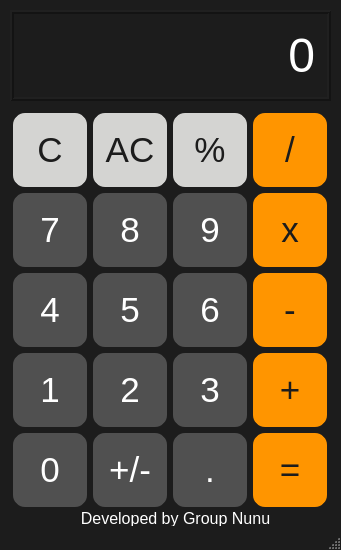
<?xml version="1.0" encoding="UTF-8"?>
<ui version="4.0">
 <class>MainWindow</class>
 <widget class="QMainWindow" name="MainWindow">
  <property name="geometry">
   <rect>
    <x>0</x>
    <y>0</y>
    <width>341</width>
    <height>550</height>
   </rect>
  </property>
  <property name="windowTitle">
   <string>Calculator</string>
  </property>
  <property name="styleSheet">
   <string notr="true">QMainWindow {
	background-color: #1c1c1c;
}</string>
  </property>
  <widget class="QWidget" name="centralwidget">
   <property name="styleSheet">
    <string notr="true">QWidget {
	background-color: #1c1c1c;
}</string>
   </property>
   <widget class="QLabel" name="outputLabel">
    <property name="geometry">
     <rect>
      <x>10</x>
      <y>10</y>
      <width>321</width>
      <height>91</height>
     </rect>
    </property>
    <property name="font">
     <font>
      <pointsize>36</pointsize>
     </font>
    </property>
    <property name="styleSheet">
     <string notr="true">QLabel {
	color: #fff;
}</string>
    </property>
    <property name="frameShape">
     <enum>QFrame::Box</enum>
    </property>
    <property name="frameShadow">
     <enum>QFrame::Raised</enum>
    </property>
    <property name="lineWidth">
     <number>2</number>
    </property>
    <property name="text">
     <string>0</string>
    </property>
    <property name="alignment">
     <set>Qt::AlignRight|Qt::AlignTrailing|Qt::AlignVCenter</set>
    </property>
    <property name="margin">
     <number>10</number>
    </property>
   </widget>
   <widget class="QPushButton" name="clearButton">
    <property name="geometry">
     <rect>
      <x>10</x>
      <y>110</y>
      <width>80</width>
      <height>80</height>
     </rect>
    </property>
    <property name="font">
     <font>
      <pointsize>26</pointsize>
     </font>
    </property>
    <property name="styleSheet">
     <string notr="true">QPushButton {
	background-color: #d4d4d2;
	border: 3px solid #1c1c1c;
	border-radius: 15px;
	color: #1c1c1c;
}</string>
    </property>
    <property name="text">
     <string>C</string>
    </property>
   </widget>
   <widget class="QPushButton" name="divideButton">
    <property name="geometry">
     <rect>
      <x>250</x>
      <y>110</y>
      <width>80</width>
      <height>80</height>
     </rect>
    </property>
    <property name="font">
     <font>
      <pointsize>26</pointsize>
     </font>
    </property>
    <property name="styleSheet">
     <string notr="true">QPushButton {
	background-color: #FF9500;
border: 3px solid #1c1c1c;
	border-radius: 15px;
	color: #1c1c1c;
}</string>
    </property>
    <property name="text">
     <string>/</string>
    </property>
   </widget>
   <widget class="QPushButton" name="percentButton">
    <property name="geometry">
     <rect>
      <x>170</x>
      <y>110</y>
      <width>80</width>
      <height>80</height>
     </rect>
    </property>
    <property name="font">
     <font>
      <pointsize>26</pointsize>
     </font>
    </property>
    <property name="styleSheet">
     <string notr="true">QPushButton {
	background-color: #d4d4d2;
border: 3px solid #1c1c1c;
	border-radius: 15px;
	color: #1c1c1c;
}</string>
    </property>
    <property name="text">
     <string>%</string>
    </property>
   </widget>
   <widget class="QPushButton" name="acButton">
    <property name="geometry">
     <rect>
      <x>90</x>
      <y>110</y>
      <width>80</width>
      <height>80</height>
     </rect>
    </property>
    <property name="font">
     <font>
      <pointsize>26</pointsize>
     </font>
    </property>
    <property name="styleSheet">
     <string notr="true">QPushButton {
	background-color: #d4d4d2;
	border: 3px solid #1c1c1c;
	border-radius: 15px;
	color: #1c1c1c;
}</string>
    </property>
    <property name="text">
     <string>AC</string>
    </property>
   </widget>
   <widget class="QPushButton" name="multiplicationButton">
    <property name="geometry">
     <rect>
      <x>250</x>
      <y>190</y>
      <width>80</width>
      <height>80</height>
     </rect>
    </property>
    <property name="font">
     <font>
      <pointsize>26</pointsize>
     </font>
    </property>
    <property name="styleSheet">
     <string notr="true">QPushButton {
	background-color: #FF9500;
border: 3px solid #1c1c1c;
	border-radius: 15px;
	color: #1c1c1c;
}</string>
    </property>
    <property name="text">
     <string>x</string>
    </property>
   </widget>
   <widget class="QPushButton" name="pushButton8">
    <property name="geometry">
     <rect>
      <x>90</x>
      <y>190</y>
      <width>80</width>
      <height>80</height>
     </rect>
    </property>
    <property name="font">
     <font>
      <pointsize>26</pointsize>
     </font>
    </property>
    <property name="styleSheet">
     <string notr="true">QPushButton {
	background-color: #505050;
border: 3px solid #1c1c1c;
	border-radius: 15px;
	color: #fff;
}</string>
    </property>
    <property name="text">
     <string>8</string>
    </property>
   </widget>
   <widget class="QPushButton" name="pushButton7">
    <property name="geometry">
     <rect>
      <x>10</x>
      <y>190</y>
      <width>80</width>
      <height>80</height>
     </rect>
    </property>
    <property name="font">
     <font>
      <pointsize>26</pointsize>
     </font>
    </property>
    <property name="styleSheet">
     <string notr="true">QPushButton {
	background-color: #505050;
border: 3px solid #1c1c1c;
	border-radius: 15px;
	color: #fff;
}</string>
    </property>
    <property name="text">
     <string>7</string>
    </property>
   </widget>
   <widget class="QPushButton" name="pushButton9">
    <property name="geometry">
     <rect>
      <x>170</x>
      <y>190</y>
      <width>80</width>
      <height>80</height>
     </rect>
    </property>
    <property name="font">
     <font>
      <pointsize>26</pointsize>
     </font>
    </property>
    <property name="styleSheet">
     <string notr="true">QPushButton {
	background-color: #505050;
border: 3px solid #1c1c1c;
	border-radius: 15px;
	color: #fff;
}</string>
    </property>
    <property name="text">
     <string>9</string>
    </property>
   </widget>
   <widget class="QPushButton" name="subtractionButton">
    <property name="geometry">
     <rect>
      <x>250</x>
      <y>270</y>
      <width>80</width>
      <height>80</height>
     </rect>
    </property>
    <property name="font">
     <font>
      <pointsize>26</pointsize>
     </font>
    </property>
    <property name="styleSheet">
     <string notr="true">QPushButton {
	background-color: #FF9500;
	border: 3px solid #1c1c1c;
	border-radius: 15px;
	color: #1c1c1c;
}</string>
    </property>
    <property name="text">
     <string>-</string>
    </property>
   </widget>
   <widget class="QPushButton" name="pushButton5">
    <property name="geometry">
     <rect>
      <x>90</x>
      <y>270</y>
      <width>80</width>
      <height>80</height>
     </rect>
    </property>
    <property name="font">
     <font>
      <pointsize>26</pointsize>
     </font>
    </property>
    <property name="styleSheet">
     <string notr="true">QPushButton {
	background-color: #505050;
border: 3px solid #1c1c1c;
	border-radius: 15px;
	color: #fff;
}</string>
    </property>
    <property name="text">
     <string>5</string>
    </property>
   </widget>
   <widget class="QPushButton" name="pushButton4">
    <property name="geometry">
     <rect>
      <x>10</x>
      <y>270</y>
      <width>80</width>
      <height>80</height>
     </rect>
    </property>
    <property name="font">
     <font>
      <pointsize>26</pointsize>
     </font>
    </property>
    <property name="styleSheet">
     <string notr="true">QPushButton {
	background-color: #505050;
border: 3px solid #1c1c1c;
	border-radius: 15px;
	color: #fff;
}</string>
    </property>
    <property name="text">
     <string>4</string>
    </property>
   </widget>
   <widget class="QPushButton" name="pushButton6">
    <property name="geometry">
     <rect>
      <x>170</x>
      <y>270</y>
      <width>80</width>
      <height>80</height>
     </rect>
    </property>
    <property name="font">
     <font>
      <pointsize>26</pointsize>
     </font>
    </property>
    <property name="styleSheet">
     <string notr="true">QPushButton {
	background-color: #505050;
border: 3px solid #1c1c1c;
	border-radius: 15px;
	color: #fff;
}</string>
    </property>
    <property name="text">
     <string>6</string>
    </property>
   </widget>
   <widget class="QPushButton" name="additionButton">
    <property name="geometry">
     <rect>
      <x>250</x>
      <y>350</y>
      <width>80</width>
      <height>80</height>
     </rect>
    </property>
    <property name="font">
     <font>
      <pointsize>26</pointsize>
     </font>
    </property>
    <property name="styleSheet">
     <string notr="true">QPushButton {
	background-color: #FF9500;
	border: 3px solid #1c1c1c;
	border-radius: 15px;
	color: #1c1c1c;
}</string>
    </property>
    <property name="text">
     <string>+</string>
    </property>
   </widget>
   <widget class="QPushButton" name="pushButton2">
    <property name="geometry">
     <rect>
      <x>90</x>
      <y>350</y>
      <width>80</width>
      <height>80</height>
     </rect>
    </property>
    <property name="font">
     <font>
      <pointsize>26</pointsize>
     </font>
    </property>
    <property name="styleSheet">
     <string notr="true">QPushButton {
	background-color: #505050;
	border: 3px solid #1c1c1c;
	border-radius: 15px;
	color: #fff;
}</string>
    </property>
    <property name="text">
     <string>2</string>
    </property>
   </widget>
   <widget class="QPushButton" name="pushButton1">
    <property name="geometry">
     <rect>
      <x>10</x>
      <y>350</y>
      <width>80</width>
      <height>80</height>
     </rect>
    </property>
    <property name="font">
     <font>
      <pointsize>26</pointsize>
     </font>
    </property>
    <property name="styleSheet">
     <string notr="true">QPushButton {
	background-color: #505050;
	border: 3px solid #1c1c1c;
	border-radius: 15px;
	color: #fff;
}</string>
    </property>
    <property name="text">
     <string>1</string>
    </property>
   </widget>
   <widget class="QPushButton" name="pushButton3">
    <property name="geometry">
     <rect>
      <x>170</x>
      <y>350</y>
      <width>80</width>
      <height>80</height>
     </rect>
    </property>
    <property name="font">
     <font>
      <pointsize>26</pointsize>
     </font>
    </property>
    <property name="styleSheet">
     <string notr="true">QPushButton {
	background-color: #505050;
	border: 3px solid #1c1c1c;
	border-radius: 15px;
	color: #fff;
}</string>
    </property>
    <property name="text">
     <string>3</string>
    </property>
   </widget>
   <widget class="QPushButton" name="decimalButton">
    <property name="geometry">
     <rect>
      <x>170</x>
      <y>430</y>
      <width>80</width>
      <height>80</height>
     </rect>
    </property>
    <property name="font">
     <font>
      <pointsize>26</pointsize>
     </font>
    </property>
    <property name="styleSheet">
     <string notr="true">QPushButton {
	background-color: #505050;
	border: 3px solid #1c1c1c;
	border-radius: 15px;
	color: #fff;
}</string>
    </property>
    <property name="text">
     <string>.</string>
    </property>
   </widget>
   <widget class="QPushButton" name="pushButton0">
    <property name="geometry">
     <rect>
      <x>10</x>
      <y>430</y>
      <width>80</width>
      <height>80</height>
     </rect>
    </property>
    <property name="font">
     <font>
      <pointsize>26</pointsize>
     </font>
    </property>
    <property name="styleSheet">
     <string notr="true">QPushButton {
	background-color: #505050;
	border: 3px solid #1c1c1c;
	border-radius: 15px;
	color: #fff;
}</string>
    </property>
    <property name="text">
     <string>0</string>
    </property>
   </widget>
   <widget class="QLabel" name="developedLabel">
    <property name="geometry">
     <rect>
      <x>50</x>
      <y>510</y>
      <width>251</width>
      <height>16</height>
     </rect>
    </property>
    <property name="font">
     <font>
      <pointsize>12</pointsize>
     </font>
    </property>
    <property name="styleSheet">
     <string notr="true">QLabel {
	color: #fff;
}</string>
    </property>
    <property name="text">
     <string>Developed by Group Nunu</string>
    </property>
    <property name="alignment">
     <set>Qt::AlignCenter</set>
    </property>
   </widget>
   <widget class="QPushButton" name="plusminusButton">
    <property name="geometry">
     <rect>
      <x>90</x>
      <y>430</y>
      <width>80</width>
      <height>80</height>
     </rect>
    </property>
    <property name="font">
     <font>
      <pointsize>26</pointsize>
     </font>
    </property>
    <property name="styleSheet">
     <string notr="true">QPushButton {
	background-color: #505050;
	border: 3px solid #1c1c1c;
	border-radius: 15px;
	color: #fff;
}</string>
    </property>
    <property name="text">
     <string>+/-</string>
    </property>
   </widget>
   <widget class="QPushButton" name="equalButton">
    <property name="geometry">
     <rect>
      <x>250</x>
      <y>430</y>
      <width>80</width>
      <height>80</height>
     </rect>
    </property>
    <property name="font">
     <font>
      <pointsize>26</pointsize>
     </font>
    </property>
    <property name="styleSheet">
     <string notr="true">QPushButton {
	background-color: #FF9500;
	border: 3px solid #1c1c1c;
	border-radius: 15px;
	color: #1c1c1c;
}</string>
    </property>
    <property name="text">
     <string>=</string>
    </property>
   </widget>
  </widget>
  <widget class="QStatusBar" name="statusbar"/>
 </widget>
 <resources/>
 <connections/>
</ui>
